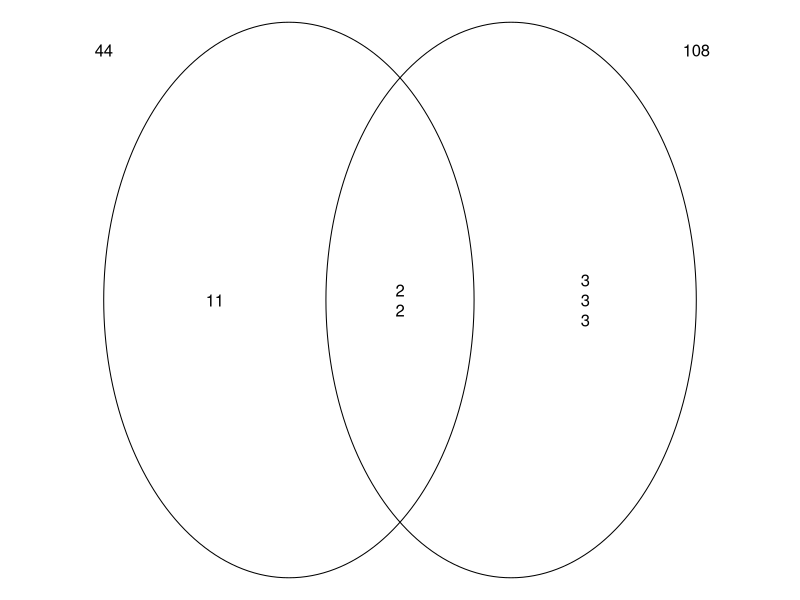

Reproduce this figure in R.
## ---- chunk 1
gcd2 <- function(a, b) {
  if (b == 0) a else Recall(b, a %% b)
}
gcd <- function(...) Reduce(gcd2, c(...))
while(T){
    primes = c(2,3,5,7,11)
    n1 = sample(2:6,1)
    n2 = sample(2:6,1)
    p1 = sample(primes,n1,T,c(8,4,6,1,1))
    p2 = sample(primes,n2,T,c(8,4,6,1,1))
    c1 = prod(p1)
    c2 = prod(p2)
    gcf = gcd2(c1,c2)
    lcm = c1*c2/gcf
    if(gcf>1 && sum(c1==7)<2 && sum(c1==11)<2 && sum(c2==7)<2 && sum(c2==11)<2 && c1<400 && c2<400 && lcm>max(c(c1,c2))){break}
}


## ---- chunk 2
vals1 = sort(unique(p1))
cnts1 = numeric()
for(v in vals1){
    cnts1 = c(cnts1,sum(p1==v))
}
ex1 = paste0(vals1,"^{",cnts1,"}",collapse="\\cdot ")

vals2 = sort(unique(p2))
cnts2 = numeric()
for(v in vals2){
    cnts2 = c(cnts2,sum(p2==v))
}
ex2 = paste0(vals2,"^{",cnts2,"}",collapse="\\cdot ")

vals3 = unique(c(p1,p2))
cnts3 = numeric()
p3 = numeric()

Acnt = cnts1
Bcnt = cnts2

for(v in vals3){
    beep = min(c(sum(p1==v),sum(p2==v)))
    cnts3 = c(cnts3,beep)
    p3 = c(p3,rep(v,beep))
    Acnt[vals1==v] = Acnt[vals1==v]-beep
    Bcnt[vals2==v] = Bcnt[vals2==v]-beep
}
ex2 = paste0(vals2,"^{",cnts2,"}",collapse="\\cdot ")

pA = numeric()
pB = numeric()

for(i in vals1){
    pA = c(pA,rep(i,Acnt[vals1==i]))
}

for(i in vals2){
    pB = c(pB,rep(i,Bcnt[vals2==i]))
}

## ---- chunk 3
par(mar=c(0,0,0,0))
plot(0,0,type="n",axes=F,ann=F,xlim=c(0,2),ylim=c(0,1))
th = seq(0,2*pi,pi/100)
lines(0.5*cos(th)+0.7,0.5*sin(th)+0.5)
lines(0.5*cos(th)+1.3,0.5*sin(th)+0.5)
txi = paste0(sort(p3),collapse="\n")
text(1,0.5,txi)
txa = paste0(sort(pA),collapse="\n")
text(0.5,0.5,txa)
txb = paste0(sort(pB),collapse="\n")
text(1.5,0.5,txb)
text(0.2,0.95,c1)
text(1.8,0.95,c2)
